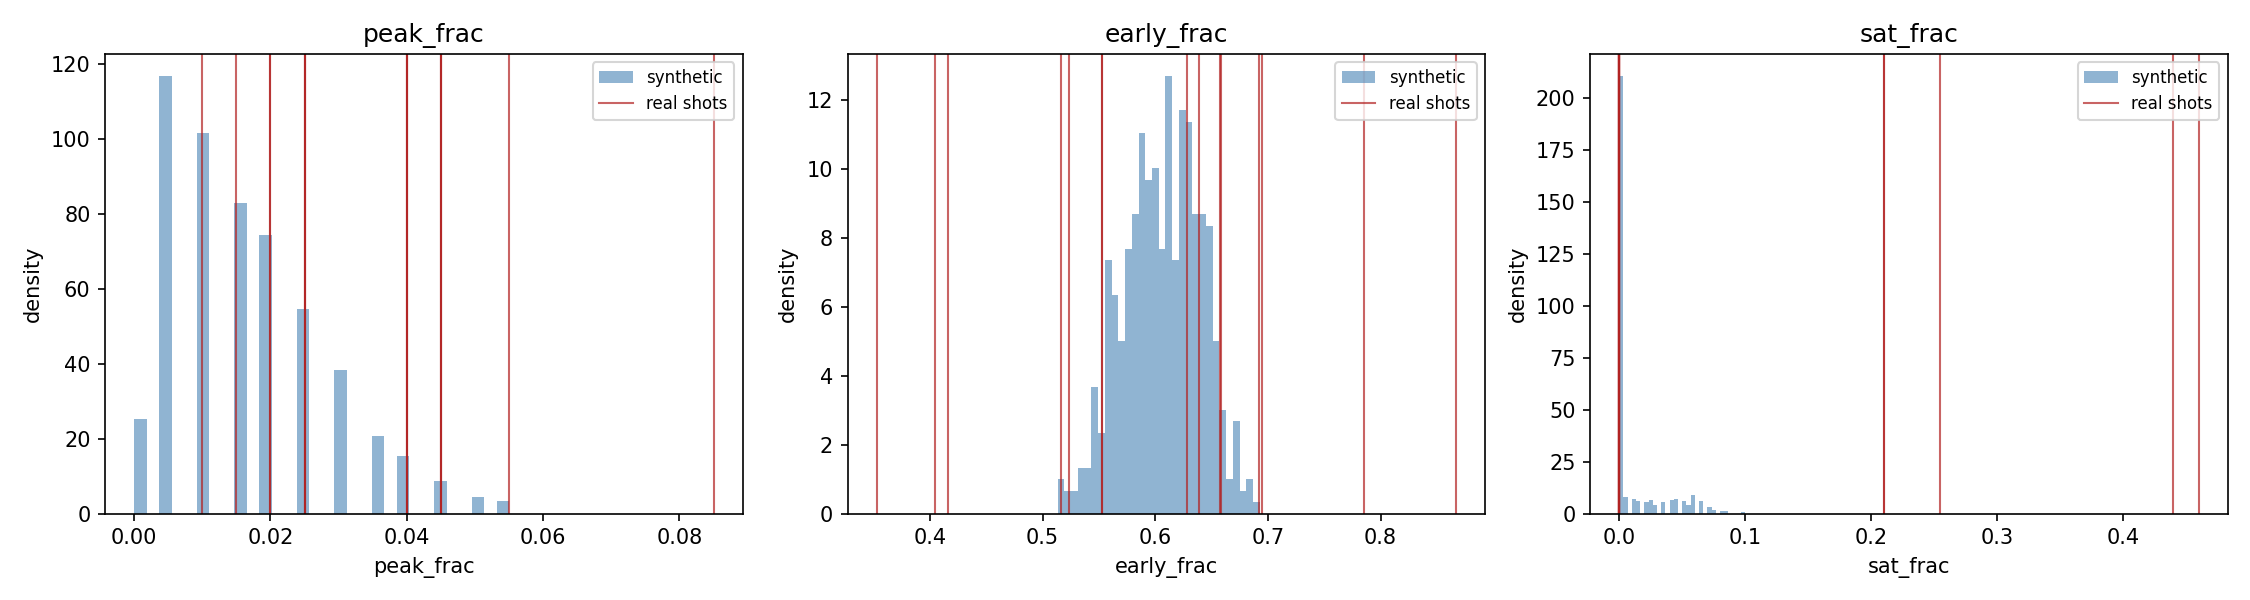

Reproduce this figure in Python.
"""
pff_domain_gap_check.py — Phase 2 of the plan to fix the PFF regressor's
real-shot uncertainty problem: quantify, rather than hand-wave, how far real
shots actually sit from the synthetic training distribution.

Compares three scale-invariant signal statistics between the 14 real shots
used throughout this session and a fresh batch drawn from the same generator
train_pff_v3_realistic_noise.py trains on:

  peak_frac        : peak channel index / 200 (where the signal peaks)
  early_frac       : fraction of total L1-normalised signal in channels 0-49
                      (bremsstrahlung-tail decay-rate proxy)
  sat_frac         : fraction of channels flagged as saturation-corrected /
                      saturation-clipped (real: load_saturation_mask; synthetic:
                      apply_saturation's own returned mask)

Doesn't train anything -- pure read/compute, cheap, meant to be re-run after
any change to the training-data generator to check whether the gap it's
meant to close actually shrank.

Usage
-----
  python pff_domain_gap_check.py
"""

import os

os.environ["TF_CPP_MIN_LOG_LEVEL"] = "3"

import matplotlib.pyplot as plt
import numpy as np
import pandas as pd

from data_utils import (
    add_detector_noise,
    apply_saturation,
    load_drm,
    load_saturation_mask,
    mev_bin_centers,
    sample_pff_spectra,
)

DRM_PATH = "res/drm/200x200.xlsx"
N_SYNTH = 500
SEED = 42
EARLY_CHANNELS = 50

SHOTS = []
for shot in ["10084", "11696", "11705", "11707", "11716", "11733", "11698"]:
    for suffix in ("_cv", "_ch"):
        SHOTS.append((f"{shot}{suffix}", f"res/test_images/{shot}/{shot}_proc_vector{suffix}.csv"))


def l1_normalise(x: np.ndarray) -> np.ndarray:
    total = x.sum()
    return (x / total).astype(np.float32) if total > 0 else x


def load_signal(csv_path: str) -> np.ndarray:
    df = pd.read_csv(csv_path)
    sig = df[df.columns[-1]].values.astype(np.float32)
    assert len(sig) == 200, f"Expected 200 channels, got {len(sig)}"
    return sig


def signal_stats(signal_l1: np.ndarray, sat_mask: np.ndarray | None) -> dict:
    return {
        "peak_frac": float(signal_l1.argmax()) / 200.0,
        "early_frac": float(signal_l1[:EARLY_CHANNELS].sum()),
        "sat_frac": float(sat_mask.mean()) if sat_mask is not None else 0.0,
    }


if __name__ == "__main__":
    drm = load_drm(DRM_PATH)

    # --- real shots ---
    real_rows = []
    for name, path in SHOTS:
        if not os.path.exists(path):
            print(f"  (skip {name}: not found)")
            continue
        signal_l1 = l1_normalise(load_signal(path))
        sat_mask = load_saturation_mask(path)
        stats = signal_stats(signal_l1, sat_mask)
        stats["shot"] = name
        real_rows.append(stats)
    real_df = pd.DataFrame(real_rows)

    # --- synthetic, via the same low-level calls generate_pff_training_data
    #     makes internally (unwrapped here to keep each sample's sat_mask,
    #     which the wrapper discards) ---
    rng = np.random.default_rng(SEED)
    energy_bins = mev_bin_centers(drm.shape[1])
    spectra, _ = sample_pff_spectra(N_SYNTH, energy_bins, rng, bump_fraction=0.5)
    responses = (drm @ spectra.T).T
    noisy = add_detector_noise(responses, rng)
    noisy, sat_mask_all = apply_saturation(noisy, rng)
    row_sums = noisy.sum(axis=1, keepdims=True)
    X_synth = (noisy / np.maximum(row_sums, 1e-12)).astype(np.float32)

    synth_rows = []
    for i in range(N_SYNTH):
        stats = signal_stats(X_synth[i], sat_mask_all[i])
        stats["shot"] = f"synth_{i}"
        synth_rows.append(stats)
    synth_df = pd.DataFrame(synth_rows)

    # --- report ---
    print("=" * 80)
    print(f"REAL SHOTS (n={len(real_df)}) vs SYNTHETIC (n={len(synth_df)}) signal statistics")
    print("=" * 80)
    for stat in ["peak_frac", "early_frac", "sat_frac"]:
        r = real_df[stat]
        s = synth_df[stat]
        print(f"\n{stat}:")
        print(f"  real     : mean={r.mean():.3f}  min={r.min():.3f}  max={r.max():.3f}  "
              f"median={r.median():.3f}")
        print(f"  synthetic: mean={s.mean():.3f}  min={s.min():.3f}  max={s.max():.3f}  "
              f"median={s.median():.3f}")
        # what fraction of real shots fall outside the synthetic [min, max] range?
        outside = ((r < s.min()) | (r > s.max())).mean()
        print(f"  fraction of real shots outside synthetic's [min, max] range: {outside*100:.0f}%")

    print("\nPer-shot detail:")
    print(real_df[["shot", "peak_frac", "early_frac", "sat_frac"]].to_string(index=False))

    real_df.to_csv("pff_domain_gap_real_shots.csv", index=False)
    synth_df.to_csv("pff_domain_gap_synthetic.csv", index=False)

    # --- figure: sat_frac is the most directly diagnostic given the
    # root-cause hypothesis (train_pff_v3_realistic_noise.py's docstring) ---
    fig, axes = plt.subplots(1, 3, figsize=(15, 4), tight_layout=True)
    for ax, stat in zip(axes, ["peak_frac", "early_frac", "sat_frac"]):
        ax.hist(synth_df[stat], bins=30, alpha=0.6, color="steelblue", label="synthetic", density=True)
        for _, row in real_df.iterrows():
            ax.axvline(row[stat], color="firebrick", lw=1, alpha=0.7)
        ax.axvline(real_df[stat].iloc[0], color="firebrick", lw=1, alpha=0.7, label="real shots")
        ax.set_xlabel(stat)
        ax.set_ylabel("density")
        ax.legend(fontsize=8)
        ax.set_title(stat)

    out_path = "pff_domain_gap_check.png"
    fig.savefig(out_path, dpi=150)
    print(f"\nSaved {out_path}")
    print("Saved pff_domain_gap_real_shots.csv and pff_domain_gap_synthetic.csv")
